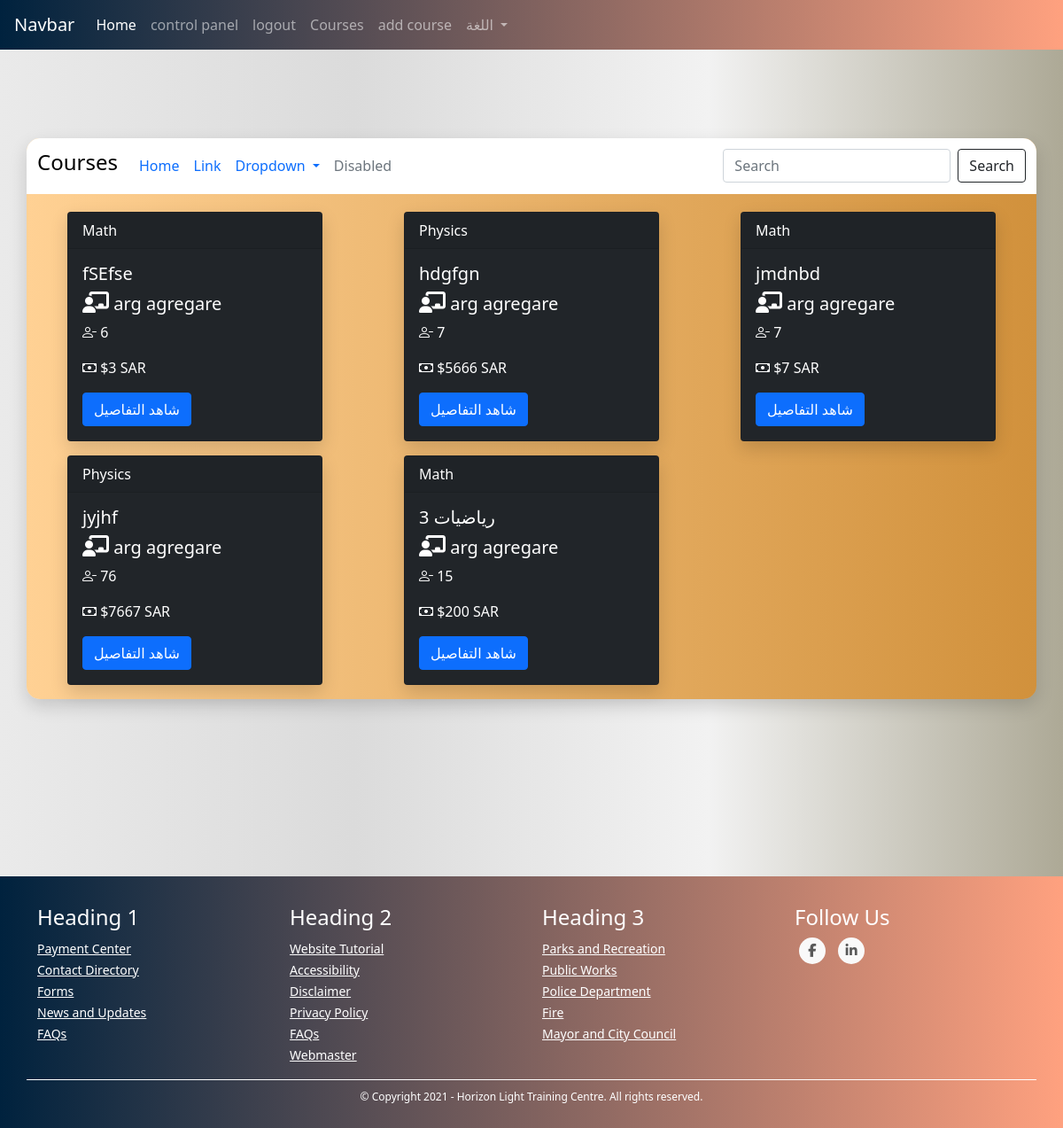
The page /courses (signed in) on the database its author committed.
### TUTOR/models.py (models this page shows, shortened)
class CourseModel(db.Model):
    id = db.Column(db.Integer, primary_key=True)
    name = db.Column(db.String(130), nullable=False)
    description = db.Column(db.String(1000), nullable=False)
    subject_id = db.Column(db.Integer, nullable=False)
    price = db.Column(db.Integer, nullable=False)
    min_students = db.Column(db.Integer, nullable=False)
    max_students = db.Column(db.Integer, nullable=False)
    currency = db.Column(db.String(3), nullable=False)
    began = db.Column(db.Boolean, nullable=False, default=False)
    ended = db.Column(db.Boolean, nullable=False, default=False)
    created_by_admin = db.Column(db.Boolean, nullable=False)
    creation_date = db.Column(db.DateTime, nullable=False, default=datetime.utcnow)
    tutor_data_model_id = db.Column(db.Integer, db.ForeignKey('tutor_data_model.id'),
        nullable=False)
    @property
    def number_of_participants(self):
        return len(self.students)
    @property
    def empty_seats(self):
        return self.max_students - self.number_of_participants
    @property
    def subject(self):
        return SiteSettingsModel.query.get(self.subject_id).value

class SiteSettingsModel(db.Model):
    id = db.Column(db.Integer, primary_key=True)
    name = db.Column(db.String(50), nullable=False)
    value = db.Column(db.String(50), nullable=False)
    def is_bool(self):
        return True if self.value in ("True", "true", "False", "false") else False
    @staticmethod
    def get_str_bool(string):
        return True if string in ("True", "true") else False
    @classmethod
    def get_settings_dict(cls):
        all_settings = cls.query.all()
        settings = {}
        for setting in all_settings:
            if setting.is_bool():
                settings[setting.name] = SiteSettingsModel.get_str_bool(setting.value)
            else:
                settings[setting.name] = setting.value
        return settings

class UserModel(db.Model, UserMixin):
    id = db.Column(db.Integer, primary_key=True)
    first_name = db.Column(db.String(128), nullable=False)
    last_name = db.Column(db.String(128), nullable=False)
    username = db.Column(db.String(20), unique=True, nullable=False)
    email = db.Column(db.String(256), unique=True, nullable=False)
    password = db.Column(db.String(255), nullable=False)
    user_type = db.Column(db.String(30), nullable=False)
    _gender = db.Column(db.Boolean, nullable=False, default=True)
    email_confirmation_code = db.Column(db.String(5), nullable=True)
    is_confirmed = db.Column(db.Boolean, nullable=False, default=False)
    creation_date = db.Column(db.DateTime, nullable=False, default=datetime.utcnow)
    admin_data_model = db.relationship('AdminDataModel', backref='user', uselist=False)
    tutor_data_model = db.relationship('TutorDataModel', backref='user', uselist=False)
    student_data_model = db.relationship('StudentDataModel', backref='user', uselist=False)
    @property
    def full_name(self):
        return self.first_name + " " + self.last_name

### TUTOR/COURSES/routes.py (the view)
@courses_blueprint.route("/courses")
@login_required([])
def courses():
    all_courses = CourseModel.query.all()
    return render_template("courses.html", all_courses=all_courses)

### TUTOR/COURSES/routes.py (called while the page is built)
@courses_blueprint.context_processor
def utility_processor():
    return dict(get_language_text=LngObj.get_language_text, get_current_page_language_list=LngObj.get_current_page_language_list, languages=LANGUAGES, admin_types=ADMIN_TYPES, settings=SiteSettingsModel.get_settings_dict())

### TUTOR/models.py (called while the page is built)
@login_manager.user_loader
def load_user(user_id):
    return UserModel.query.get(int(user_id))

### TUTOR/utils/utils.py (called while the page is built)
def login_required(roles=[]):
	def wrapper(fn):
		@wraps(fn)
		def decorated_view(*args, **kwargs):
			if request.method in EXEMPT_METHODS:
				return fn(*args, **kwargs)
			elif current_app.login_manager._login_disabled:
				return fn(*args, **kwargs)
			elif not current_user.is_authenticated:
				return current_app.login_manager.unauthorized()
			role = current_user.user_type
			if ( (role not in roles) and (roles != []) ):
				return current_app.login_manager.unauthorized()
			return fn(*args, **kwargs)
		return decorated_view
	return wrapper

### TUTOR/templates/courses.html (shortened to what this page needs)
{% extends "template.html" %}
{% block content %}
    <link rel="stylesheet" href="{{ url_for('static', filename='css/courses.css') }}">
    <div class="container my-cont">
        <div class="row justify-content-center my-row filter-row">
            <nav class="navbar navbar-expand-lg my-courses-nav">
                <a class="navbar-brand"><h4>Courses</h4></a>
                  <div class="collapse navbar-collapse" id="navbarSupportedContent">
                    <ul class="navbar-nav mr-auto">
                      <li class="nav-item active">
                        <a class="nav-link" href="#">Home <span class="sr-only">(current)</span></a>
                      </li>
                      <li class="nav-item">
                        <a class="nav-link" href="#">Link</a>
                      </li>
                      <li class="nav-item dropdown">
                        <a class="nav-link dropdown-toggle" href="#" id="navbarDropdown" role="button" data-toggle="dropdown" aria-haspopup="true" aria-expanded="false">
                          Dropdown
                        </a>
                      </li>
                      <li class="nav-item">
                        <a class="nav-link disabled" href="#">Disabled</a>
                      </li>
                    </ul>
                    <form class="form-inline my-2 my-lg-0">
                      <input class="form-control mr-sm-2" type="search" placeholder="Search" aria-label="Search">
                      <button class="btn btn-outline-dark my-2 my-sm-0" type="submit">Search</button>
                    </form>
                  </div>
            </nav>
        </div>
        <div class="row my-row">
            {% for course in all_courses %}
                <div class="col-sm-4 my-col content-col">
                    <div class="card text-white bg-dark mb-3 my-card" style="max-width: 18rem;">
                        <div class="card-header">{{ course.subject }}</div>
                            <div class="card-body">
                                <h5 class="card-title">{{ course.name }}</h5>
                                <h5 class="card-title"><i class='fas fa-chalkboard-teacher' style='font-size:24px'></i> {{ course.tutor.user.full_name }}</h5>
                                <p class="card-text"><i class="bi bi-person-dash"></i> {{ course.empty_seats }}</p>
                                  <p class="card-text"><i class="bi bi-cash"></i> ${{ course.price }} {{ course.currency }}</p>
                                  <a href="{{ url_for('courses_blueprint.course', course_id=course.id) }}" class="btn btn-primary">شاهد التفاصيل</a>
                        </div>
                    </div>
                </div>
            {% endfor %}
        </div>
    </div>
{% endblock %}

### TUTOR/static/css/global.css (style rules this page uses)
body { background: #ADA996; background: -webkit-linear-gradient(to right, #EAEAEA, #DBDBDB, #F2F2F2, #ADA996); background: linear-gradient(to right, #EAEAEA, #DBDBDB, #F2F2F2, #ADA996); }

### TUTOR/static/css/courses.css (style rules this page uses)
.my-courses-nav { border-top-right-radius: 15px; border-top-left-radius: 15px; background-color: white; color: black; }
.my-cont { border-radius: 15px; background: #D1913C; background: -webkit-linear-gradient(to right, #FFD194, #D1913C); background: linear-gradient(to right, #FFD194, #D1913C); -webkit-box-shadow: 0px 8px 20px 0px rgba(0, 0, 0, 0.15); -moz-box-shadow: 0px 8px 20px 0px rgba(0, 0, 0, 0.15); box-shadow: 0px 8px 20px 0px rgba(0, 0, 0, 0.15); margin-top: 100px; margin-bottom: 200px; }
.filter-row { border-radius: 15px; color: black; margin-bottom: 20px; }
.my-card { margin-left: auto; margin-right: auto; -webkit-box-shadow: 0px 8px 20px 0px rgba(0, 0, 0, 0.15); -moz-box-shadow: 0px 8px 20px 0px rgba(0, 0, 0, 0.15); box-shadow: 0px 8px 20px 0px rgba(0, 0, 0, 0.15); }
.content-col { padding: 0; }

### rows shown on the page
CourseModel: subject "Math", name "fSEfse", tutor.user.full_name "arg agregare", empty_seats "6", price "3", currency "SAR"
CourseModel: subject "Physics", name "hdgfgn", tutor.user.full_name "arg agregare", empty_seats "7", price "5666", currency "SAR"
CourseModel: subject "Math", name "jmdnbd", tutor.user.full_name "arg agregare", empty_seats "7", price "7", currency "SAR"
CourseModel: subject "Physics", name "jyjhf", tutor.user.full_name "arg agregare", empty_seats "76", price "7667", currency "SAR"
CourseModel: subject "Math", name "رياضيات 3", tutor.user.full_name "arg agregare", empty_seats "15", price "200", currency "SAR"
